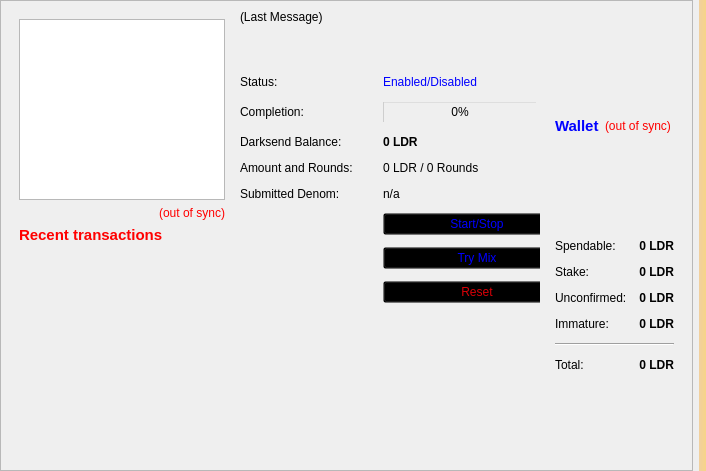
<?xml version="1.0" encoding="UTF-8"?>
<ui version="4.0">
 <class>OverviewPage</class>
 <widget class="QWidget" name="OverviewPage">
  <property name="geometry">
   <rect>
    <x>0</x>
    <y>0</y>
    <width>706</width>
    <height>471</height>
   </rect>
  </property>
  <property name="windowTitle">
   <string>Form</string>
  </property>
  <property name="styleSheet">
   <string notr="true">background-image: url(:/images/bkg);</string>
  </property>
  <layout class="QHBoxLayout" name="horizontalLayout_3">
   <property name="leftMargin">
    <number>0</number>
   </property>
   <property name="topMargin">
    <number>0</number>
   </property>
   <property name="rightMargin">
    <number>0</number>
   </property>
   <property name="bottomMargin">
    <number>0</number>
   </property>
   <item>
    <widget class="QScrollArea" name="scrollArea">
     <property name="widgetResizable">
      <bool>true</bool>
     </property>
     <widget class="QWidget" name="scrollAreaWidgetContents">
      <property name="geometry">
       <rect>
        <x>0</x>
        <y>0</y>
        <width>687</width>
        <height>469</height>
       </rect>
      </property>
      <layout class="QGridLayout" name="horizontalLayout">
       <item row="0" column="0">
        <widget class="QWidget" name="widget_2" native="true">
         <layout class="QVBoxLayout" name="verticalLayout">
          <item>
           <layout class="QVBoxLayout" name="verticalLayout_6">
            <item>
             <widget class="QTreeView" name="treeView"/>
            </item>
            <item>
             <widget class="QLabel" name="labelTransactionsStatus">
              <property name="toolTip">
               <string>The displayed information may be out of date. Your wallet automatically synchronizes with the Leduro network after a connection is established, but this process has not completed yet.</string>
              </property>
              <property name="styleSheet">
               <string notr="true">QLabel { color: red; }</string>
              </property>
              <property name="text">
               <string notr="true">&lt;html&gt;&lt;head/&gt;&lt;body&gt;&lt;p&gt;&lt;span style=&quot; color:#ff0000;&quot;&gt;(out of sync)&lt;/span&gt;&lt;/p&gt;&lt;/body&gt;&lt;/html&gt;</string>
              </property>
              <property name="alignment">
               <set>Qt::AlignRight|Qt::AlignTrailing|Qt::AlignVCenter</set>
              </property>
             </widget>
            </item>
            <item>
             <widget class="QLabel" name="label_4">
              <property name="font">
               <font>
                <pointsize>11</pointsize>
                <weight>75</weight>
                <bold>true</bold>
               </font>
              </property>
              <property name="text">
               <string>&lt;html&gt;&lt;head/&gt;&lt;body&gt;&lt;p&gt;&lt;span style=&quot; color:#ff0000;&quot;&gt;Recent transactions&lt;/span&gt;&lt;/p&gt;&lt;/body&gt;&lt;/html&gt;</string>
              </property>
             </widget>
            </item>
            <item>
             <spacer name="horizontalSpacer">
              <property name="orientation">
               <enum>Qt::Horizontal</enum>
              </property>
              <property name="sizeHint" stdset="0">
               <size>
                <width>40</width>
                <height>20</height>
               </size>
              </property>
             </spacer>
            </item>
            <item>
             <widget class="QListView" name="listTransactions">
              <property name="styleSheet">
               <string notr="true">QListView { background: transparent; }</string>
              </property>
              <property name="frameShape">
               <enum>QFrame::NoFrame</enum>
              </property>
              <property name="verticalScrollBarPolicy">
               <enum>Qt::ScrollBarAlwaysOff</enum>
              </property>
              <property name="horizontalScrollBarPolicy">
               <enum>Qt::ScrollBarAlwaysOff</enum>
              </property>
              <property name="selectionMode">
               <enum>QAbstractItemView::NoSelection</enum>
              </property>
             </widget>
            </item>
           </layout>
          </item>
         </layout>
        </widget>
       </item>
       <item row="0" column="3">
        <layout class="QVBoxLayout" name="verticalLayout_2">
         <item>
          <widget class="QWidget" name="widget" native="true">
           <layout class="QVBoxLayout" name="verticalLayout_4">
            <item>
             <layout class="QHBoxLayout" name="horizontalLayout_4">
              <item>
               <widget class="QLabel" name="label_5">
                <property name="font">
                 <font>
                  <pointsize>11</pointsize>
                  <weight>75</weight>
                  <bold>true</bold>
                 </font>
                </property>
                <property name="styleSheet">
                 <string notr="true">color: rgb(0, 0, 255);</string>
                </property>
                <property name="text">
                 <string>Wallet</string>
                </property>
               </widget>
              </item>
              <item>
               <widget class="QLabel" name="labelWalletStatus">
                <property name="toolTip">
                 <string>The displayed information may be out of date. Your wallet automatically synchronizes with the Leduro network after a connection is established, but this process has not completed yet.</string>
                </property>
                <property name="styleSheet">
                 <string notr="true">QLabel { color: red; }</string>
                </property>
                <property name="text">
                 <string notr="true">(out of sync)</string>
                </property>
                <property name="alignment">
                 <set>Qt::AlignLeading|Qt::AlignLeft|Qt::AlignVCenter</set>
                </property>
               </widget>
              </item>
              <item>
               <spacer name="horizontalSpacer_2">
                <property name="orientation">
                 <enum>Qt::Horizontal</enum>
                </property>
                <property name="sizeHint" stdset="0">
                 <size>
                  <width>40</width>
                  <height>20</height>
                 </size>
                </property>
               </spacer>
              </item>
             </layout>
            </item>
            <item>
             <layout class="QFormLayout" name="formLayout_2">
              <property name="fieldGrowthPolicy">
               <enum>QFormLayout::AllNonFixedFieldsGrow</enum>
              </property>
              <property name="horizontalSpacing">
               <number>12</number>
              </property>
              <property name="verticalSpacing">
               <number>12</number>
              </property>
              <item row="0" column="0">
               <widget class="QLabel" name="label">
                <property name="text">
                 <string>Spendable:</string>
                </property>
               </widget>
              </item>
              <item row="0" column="1">
               <widget class="QLabel" name="labelBalance">
                <property name="font">
                 <font>
                  <weight>75</weight>
                  <bold>true</bold>
                 </font>
                </property>
                <property name="cursor">
                 <cursorShape>IBeamCursor</cursorShape>
                </property>
                <property name="toolTip">
                 <string>Your current spendable balance</string>
                </property>
                <property name="text">
                 <string notr="true">0 LDR</string>
                </property>
                <property name="alignment">
                 <set>Qt::AlignRight|Qt::AlignTrailing|Qt::AlignVCenter</set>
                </property>
                <property name="textInteractionFlags">
                 <set>Qt::LinksAccessibleByMouse|Qt::TextSelectableByKeyboard|Qt::TextSelectableByMouse</set>
                </property>
               </widget>
              </item>
              <item row="1" column="0">
               <widget class="QLabel" name="label_6">
                <property name="text">
                 <string>Stake:</string>
                </property>
               </widget>
              </item>
              <item row="1" column="1">
               <widget class="QLabel" name="labelStake">
                <property name="font">
                 <font>
                  <weight>75</weight>
                  <bold>true</bold>
                 </font>
                </property>
                <property name="cursor">
                 <cursorShape>IBeamCursor</cursorShape>
                </property>
                <property name="toolTip">
                 <string>Total of coins that was staked, and do not yet count toward the current balance</string>
                </property>
                <property name="text">
                 <string notr="true">0 LDR</string>
                </property>
                <property name="alignment">
                 <set>Qt::AlignRight|Qt::AlignTrailing|Qt::AlignVCenter</set>
                </property>
                <property name="textInteractionFlags">
                 <set>Qt::LinksAccessibleByMouse|Qt::TextSelectableByKeyboard|Qt::TextSelectableByMouse</set>
                </property>
               </widget>
              </item>
              <item row="2" column="0">
               <widget class="QLabel" name="label_3">
                <property name="text">
                 <string>Unconfirmed:</string>
                </property>
               </widget>
              </item>
              <item row="2" column="1">
               <widget class="QLabel" name="labelUnconfirmed">
                <property name="font">
                 <font>
                  <weight>75</weight>
                  <bold>true</bold>
                 </font>
                </property>
                <property name="cursor">
                 <cursorShape>IBeamCursor</cursorShape>
                </property>
                <property name="toolTip">
                 <string>Total of transactions that have yet to be confirmed, and do not yet count toward the current balance</string>
                </property>
                <property name="text">
                 <string notr="true">0 LDR</string>
                </property>
                <property name="alignment">
                 <set>Qt::AlignRight|Qt::AlignTrailing|Qt::AlignVCenter</set>
                </property>
                <property name="textInteractionFlags">
                 <set>Qt::LinksAccessibleByMouse|Qt::TextSelectableByKeyboard|Qt::TextSelectableByMouse</set>
                </property>
               </widget>
              </item>
              <item row="3" column="0">
               <widget class="QLabel" name="labelImmatureText">
                <property name="text">
                 <string>Immature:</string>
                </property>
               </widget>
              </item>
              <item row="3" column="1">
               <widget class="QLabel" name="labelImmature">
                <property name="font">
                 <font>
                  <weight>75</weight>
                  <bold>true</bold>
                 </font>
                </property>
                <property name="toolTip">
                 <string>Mined balance that has not yet matured</string>
                </property>
                <property name="text">
                 <string notr="true">0 LDR</string>
                </property>
                <property name="alignment">
                 <set>Qt::AlignRight|Qt::AlignTrailing|Qt::AlignVCenter</set>
                </property>
                <property name="textInteractionFlags">
                 <set>Qt::LinksAccessibleByMouse|Qt::TextSelectableByKeyboard|Qt::TextSelectableByMouse</set>
                </property>
               </widget>
              </item>
              <item row="4" column="0" colspan="2">
               <widget class="Line" name="line">
                <property name="orientation">
                 <enum>Qt::Horizontal</enum>
                </property>
               </widget>
              </item>
              <item row="5" column="0">
               <widget class="QLabel" name="labelTotalText">
                <property name="text">
                 <string>Total:</string>
                </property>
               </widget>
              </item>
              <item row="5" column="1">
               <widget class="QLabel" name="labelTotal">
                <property name="font">
                 <font>
                  <weight>75</weight>
                  <bold>true</bold>
                 </font>
                </property>
                <property name="cursor">
                 <cursorShape>IBeamCursor</cursorShape>
                </property>
                <property name="toolTip">
                 <string>Your current total balance</string>
                </property>
                <property name="text">
                 <string notr="true">&lt;html&gt;&lt;head/&gt;&lt;body&gt;&lt;p&gt;0 LDR&lt;/p&gt;&lt;/body&gt;&lt;/html&gt;</string>
                </property>
                <property name="alignment">
                 <set>Qt::AlignRight|Qt::AlignTrailing|Qt::AlignVCenter</set>
                </property>
                <property name="textInteractionFlags">
                 <set>Qt::LinksAccessibleByMouse|Qt::TextSelectableByKeyboard|Qt::TextSelectableByMouse</set>
                </property>
               </widget>
              </item>
             </layout>
            </item>
           </layout>
          </widget>
         </item>
        </layout>
       </item>
       <item row="0" column="1">
        <widget class="QFrame" name="frameDarksend">
         <property name="sizePolicy">
          <sizepolicy hsizetype="MinimumExpanding" vsizetype="MinimumExpanding">
           <horstretch>0</horstretch>
           <verstretch>0</verstretch>
          </sizepolicy>
         </property>
         <property name="minimumSize">
          <size>
           <width>300</width>
           <height>261</height>
          </size>
         </property>
         <property name="styleSheet">
          <string notr="true">background:transparent;</string>
         </property>
         <property name="frameShape">
          <enum>QFrame::StyledPanel</enum>
         </property>
         <property name="frameShadow">
          <enum>QFrame::Raised</enum>
         </property>
         <widget class="QWidget" name="verticalLayoutWidget">
          <property name="geometry">
           <rect>
            <x>0</x>
            <y>0</y>
            <width>331</width>
            <height>305</height>
           </rect>
          </property>
          <layout class="QVBoxLayout" name="verticalLayout_5">
           <item>
            <widget class="QLabel" name="darksendStatus">
             <property name="minimumSize">
              <size>
               <width>288</width>
               <height>43</height>
              </size>
             </property>
             <property name="styleSheet">
              <string notr="true">color: rgb(0, 0, 0);</string>
             </property>
             <property name="text">
              <string>(Last Message)</string>
             </property>
             <property name="alignment">
              <set>Qt::AlignLeading|Qt::AlignLeft|Qt::AlignTop</set>
             </property>
             <property name="wordWrap">
              <bool>true</bool>
             </property>
            </widget>
           </item>
           <item>
            <layout class="QFormLayout" name="formLayout">
             <property name="fieldGrowthPolicy">
              <enum>QFormLayout::AllNonFixedFieldsGrow</enum>
             </property>
             <property name="horizontalSpacing">
              <number>30</number>
             </property>
             <property name="verticalSpacing">
              <number>12</number>
             </property>
             <item row="0" column="0">
              <widget class="QLabel" name="label_6">
               <property name="text">
                <string>Status:</string>
               </property>
              </widget>
             </item>
             <item row="0" column="1">
              <widget class="QLabel" name="darksendEnabled">
               <property name="styleSheet">
                <string notr="true">color: rgb(0, 0, 255);</string>
               </property>
               <property name="text">
                <string>Enabled/Disabled</string>
               </property>
              </widget>
             </item>
             <item row="1" column="0">
              <widget class="QLabel" name="label_7">
               <property name="styleSheet">
                <string notr="true">color: rgb(0, 0, 0);</string>
               </property>
               <property name="text">
                <string>Completion:</string>
               </property>
              </widget>
             </item>
             <item row="1" column="1">
              <widget class="QProgressBar" name="darksendProgress">
               <property name="maximumSize">
                <size>
                 <width>154</width>
                 <height>16777215</height>
                </size>
               </property>
               <property name="styleSheet">
                <string notr="true">background:transparent;</string>
               </property>
               <property name="value">
                <number>0</number>
               </property>
              </widget>
             </item>
             <item row="2" column="0">
              <widget class="QLabel" name="labelAnonymizedText">
               <property name="styleSheet">
                <string notr="true">color: rgb(0, 0, 0);</string>
               </property>
               <property name="text">
                <string>Darksend Balance:</string>
               </property>
              </widget>
             </item>
             <item row="2" column="1">
              <widget class="QLabel" name="labelAnonymized">
               <property name="font">
                <font>
                 <weight>75</weight>
                 <bold>true</bold>
                </font>
               </property>
               <property name="styleSheet">
                <string notr="true">color: rgb(0, 0, 0);</string>
               </property>
               <property name="text">
                <string>0 LDR</string>
               </property>
              </widget>
             </item>
             <item row="3" column="0">
              <widget class="QLabel" name="label_8">
               <property name="styleSheet">
                <string notr="true">color: rgb(0, 0, 0);</string>
               </property>
               <property name="text">
                <string>Amount and Rounds:</string>
               </property>
              </widget>
             </item>
             <item row="3" column="1">
              <widget class="QLabel" name="labelAmountRounds">
               <property name="styleSheet">
                <string notr="true">color: rgb(0, 0, 0);</string>
               </property>
               <property name="text">
                <string>0 LDR / 0 Rounds</string>
               </property>
              </widget>
             </item>
             <item row="4" column="0">
              <widget class="QLabel" name="label_9">
               <property name="styleSheet">
                <string notr="true">color: rgb(0, 0, 0);</string>
               </property>
               <property name="text">
                <string>Submitted Denom:</string>
               </property>
              </widget>
             </item>
             <item row="4" column="1">
              <widget class="QLabel" name="labelSubmittedDenom">
               <property name="statusTip">
                <string>The denominations you submitted to the Adrenaline Node. To mix, other users must submit the exact same denominations.</string>
               </property>
               <property name="styleSheet">
                <string notr="true">color: rgb(0, 0, 0);</string>
               </property>
               <property name="text">
                <string>n/a</string>
               </property>
              </widget>
             </item>
             <item row="9" column="1">
              <layout class="QHBoxLayout" name="horizontalLayout_2"/>
             </item>
             <item row="8" column="0">
              <layout class="QVBoxLayout" name="verticalLayout_3"/>
             </item>
             <item row="7" column="1">
              <widget class="QPushButton" name="darksendAuto">
               <property name="sizePolicy">
                <sizepolicy hsizetype="MinimumExpanding" vsizetype="Fixed">
                 <horstretch>0</horstretch>
                 <verstretch>0</verstretch>
                </sizepolicy>
               </property>
               <property name="toolTip">
                <string>Try to manually submit a Darksend request.</string>
               </property>
               <property name="styleSheet">
                <string notr="true">color: rgb(0, 0, 255);</string>
               </property>
               <property name="text">
                <string>Try Mix</string>
               </property>
              </widget>
             </item>
             <item row="5" column="1">
              <widget class="QPushButton" name="toggleDarksend">
               <property name="sizePolicy">
                <sizepolicy hsizetype="MinimumExpanding" vsizetype="Fixed">
                 <horstretch>0</horstretch>
                 <verstretch>0</verstretch>
                </sizepolicy>
               </property>
               <property name="styleSheet">
                <string notr="true">color: rgb(0, 0, 255);</string>
               </property>
               <property name="text">
                <string>Start/Stop</string>
               </property>
              </widget>
             </item>
             <item row="8" column="1">
              <widget class="QPushButton" name="darksendReset">
               <property name="sizePolicy">
                <sizepolicy hsizetype="MinimumExpanding" vsizetype="Fixed">
                 <horstretch>0</horstretch>
                 <verstretch>0</verstretch>
                </sizepolicy>
               </property>
               <property name="toolTip">
                <string>Reset the current status of Darksend (can interrupt Darksend if it's in the process of Mixing, which can cost you money!)</string>
               </property>
               <property name="autoFillBackground">
                <bool>false</bool>
               </property>
               <property name="styleSheet">
                <string notr="true">color: rgb(217, 0, 7);</string>
               </property>
               <property name="text">
                <string>Reset</string>
               </property>
              </widget>
             </item>
            </layout>
           </item>
          </layout>
         </widget>
        </widget>
       </item>
      </layout>
     </widget>
    </widget>
   </item>
   <item>
    <widget class="QLabel" name="labelAlerts">
     <property name="visible">
      <bool>true</bool>
     </property>
     <property name="styleSheet">
      <string notr="true">background-color: qlineargradient(x1: 0, y1: 0, x2: 1, y2: 0, stop:0 #F0D0A0, stop:1 #F8D488);  color:#000000
</string>
     </property>
     <property name="wordWrap">
      <bool>true</bool>
     </property>
     <property name="margin">
      <number>3</number>
     </property>
    </widget>
   </item>
  </layout>
 </widget>
 <resources/>
 <connections/>
</ui>
